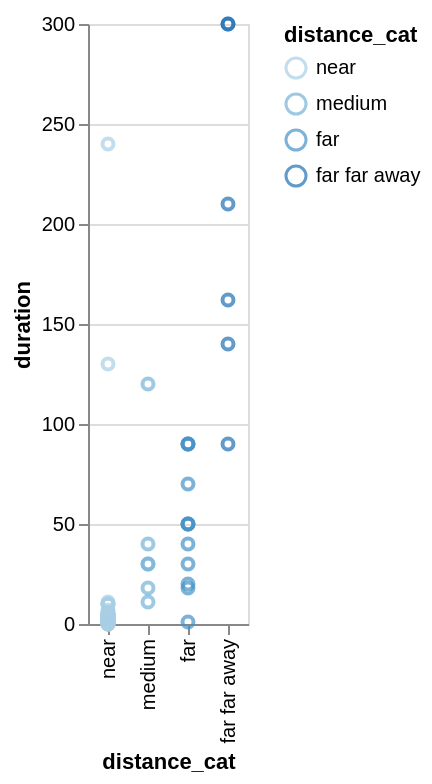

The code cell stored with this chart in its notebook:
### Markdown cell above
🚀 Exercise: Instead of using a nominal color channel use an ordered color scheme and visualize the ordered distance categories in a scatterplot in altair:

### Code cell
order = ["near", "medium", "far", "far far away"]

alt.Chart(df).mark_point().encode(
    alt.X('distance_cat:O', sort=order),
    alt.Y('duration:Q'),
    alt.Color('distance_cat:O',
              sort=order)
)

# i'm a bit confused if we should use alt.X('distance') here as well? would make more sense?

### Figure 1 — Vega-Lite specification as saved in the notebook (floating-point values rounded to 4 significant figures)
{"config": {"view": {"continuousWidth": 300, "continuousHeight": 300}}, "data": {"name": "data-2a39a3396e945408229b500160f3be72"}, "mark": {"type": "point"}, "encoding": {"color": {"field": "distance_cat", "sort": ["near", "medium", "far", "far far away"], "type": "ordinal"}, "x": {"field": "distance_cat", "sort": ["near", "medium", "far", "far far away"], "type": "ordinal"}, "y": {"field": "duration", "type": "quantitative"}}, "$schema": "https://vega.github.io/schema/vega-lite/v6.4.1.json", "datasets": {"data-2a39a3396e945408229b500160f3be72": [{"age": 20, "distance": 11.0, "transportation": "car", "duration": 11.0, "creative skills": 4, "languages": "german; english; romanian; italian", "hobbies": "Drawing", "distance_cat": "medium", "Creativity": "good"}, {"age": 21, "distance": 200.0, "transportation": "car", "duration": 140.0, "creative skills": 3, "languages": "german; english; polish", "hobbies": "work out", "distance_cat": "far far away", "Creativity": "medium"}, {"age": 23, "distance": 30.0, "transportation": "public transportation", "duration": 40.0, "creative skills": 4, "languages": "german; english; vietnamese", "hobbies": "crochet; gaming; sewing; reading; doom scrolling", "distance_cat": "far", "Creativity": "good"}, {"age": 19, "distance": 178.0, "transportation": "public transportation", "duration": 300.0, "creative skills": 4, "languages": "deutsch; englisch; spanisch", "hobbies": "Geschichte lernen", "distance_cat": "far far away", "Creativity": "good"}, {"age": 19, "distance": 0.0, "transportation": "public transportation", "duration": 130.0, "creative skills": 4, "languages": "german; italian; english", "hobbies": "listening to music", "distance_cat": "near", "Creativity": "good"}, {"age": 21, "distance": 44.0, "transportation": "public transportation", "duration": 90.0, "creative skills": 2, "languages": "german ; english ; french ; portuguese a1", "hobbies": "Zocken", "distance_cat": "far", "Creativity": "some"}, {"age": 20, "distance": 0.3, "transportation": "on foot", "duration": 1.0, "creative skills": 4, "languages": "german;english", "hobbies": "video games", "distance_cat": "near", "Creativity": "good"}, {"age": 18, "distance": 30.0, "transportation": "car", "duration": 30.0, "creative skills": 4, "languages": "deutsch; englisch", "hobbies": "Lesen", "distance_cat": "far", "Creativity": "good"}, {"age": 19, "distance": 10.5, "transportation": "public transportation", "duration": 18.0, "creative skills": 2, "languages": "spanish; german; english", "hobbies": "sleeping; watching series", "distance_cat": "medium", "Creativity": "some"}, {"age": 20, "distance": 0.55, "transportation": "public transportation", "duration": 7.0, "creative skills": 4, "languages": "german; english; programming languages", "hobbies": "Dancing", "distance_cat": "near", "Creativity": "good"}, {"age": 19, "distance": 202.0, "transportation": "public transportation", "duration": 90.0, "creative skills": 5, "languages": "spanish; english; german", "hobbies": "Riding horse; painting; playing piano; playing chess; playing Volleyball", "distance_cat": "far far away", "Creativity": "very good"}, {"age": 20, "distance": 345.0, "transportation": "car", "duration": 210.0, "creative skills": 2, "languages": "german; english", "hobbies": "Dancing", "distance_cat": "far far away", "Creativity": "some"}, {"age": 33, "distance": 221.0, "transportation": "car", "duration": 162.0, "creative skills": 4, "languages": "german; english; japanese", "hobbies": "Beeing Creative!", "distance_cat": "far far away", "Creativity": "good"}, {"age": 21, "distance": 0.0, "transportation": "on foot", "duration": 0.0, "creative skills": 4, "languages": "english; german; romanian; klingon", "hobbies": "Spaceships", "distance_cat": "near", "Creativity": "good"}, {"age": 20, "distance": 1.0, "transportation": "on foot", "duration": 10.0, "creative skills": 4, "languages": "german;english", "hobbies": "cooking", "distance_cat": "near", "Creativity": "good"}, {"age": 21, "distance": 1.0, "transportation": "on foot", "duration": 5.0, "creative skills": 4, "languages": "latin; english; german", "hobbies": "uni work", "distance_cat": "near", "Creativity": "good"}, {"age": 23, "distance": 0.0, "transportation": "on foot", "duration": 2.0, "creative skills": 4, "languages": "english, polish, spanish", "hobbies": "swimming ", "distance_cat": "near", "Creativity": "good"}, {"age": 22, "distance": 0.2, "transportation": "on foot", "duration": 5.0, "creative skills": 2, "languages": "arabic, english", "hobbies": "Playing volleyball ", "distance_cat": "near", "Creativity": "some"}, {"age": 20, "distance": 1.0, "transportation": "on foot", "duration": 3.0, "creative skills": 1, "languages": "german, english", "hobbies": "Reading ", "distance_cat": "near", "Creativity": "not really"}, {"age": 19, "distance": 0.0, "transportation": "on foot", "duration": 2.0, "creative skills": 3, "languages": "russian, uzbek, german, turkish, english", "hobbies": "Sleeping", "distance_cat": "near", "Creativity": "medium"}, {"age": 21, "distance": 0.0, "transportation": "on foot", "duration": 1.0, "creative skills": 5, "languages": "english, farzi, russian", "hobbies": "Swimming ", "distance_cat": "near", "Creativity": "very good"}, {"age": 20, "distance": 25.0, "transportation": "car", "duration": 18.0, "creative skills": 3, "languages": "english, german, hungarian", "hobbies": "Video games", "distance_cat": "far", "Creativity": "medium"}, {"age": 23, "distance": 3.0, "transportation": "on foot", "duration": 11.0, "creative skills": 3, "languages": "english, german", "hobbies": "Archery", "distance_cat": "near", "Creativity": "medium"}, {"age": 19, "distance": 0.0, "transportation": "on foot", "duration": 3.0, "creative skills": 3, "languages": "english, romanian, russian", "hobbies": "Driving car", "distance_cat": "near", "Creativity": "medium"}, {"age": 17, "distance": 0.0, "transportation": "on foot", "duration": 2.0, "creative skills": 5, "languages": "english, russian, latvian , german", "hobbies": "Drawing, cosplay, crocheting, coming up with stories, walking, listening to my favourite podcast", "distance_cat": "near", "Creativity": "very good"}, {"age": 20, "distance": 1.0, "transportation": "on foot", "duration": 4.0, "creative skills": 4, "languages": "german, english", "hobbies": "Gym, Volleyball, Gaming", "distance_cat": "near", "Creativity": "good"}, {"age": 21, "distance": 0.35, "transportation": "on foot", "duration": 3.0, "creative skills": 2, "languages": "german, english", "hobbies": "reading", "distance_cat": "near", "Creativity": "some"}, {"age": 20, "distance": 0.2, "transportation": "public transportation", "duration": 240.0, "creative skills": 1, "languages": "german, english", "hobbies": "horse riding, riding motorbike, gaming, sleeping", "distance_cat": "near", "Creativity": "not really"}, {"age": 20, "distance": 0.01, "transportation": "on foot", "duration": 0.3, "creative skills": 3, "languages": "albanian , english, german", "hobbies": "Basketball ", "distance_cat": "near", "Creativity": "medium"}, {"age": 19, "distance": 1.0, "transportation": "on foot", "duration": 5.0, "creative skills": 3, "languages": "german, english", "hobbies": "Reading", "distance_cat": "near", "Creativity": "medium"}, {"age": 19, "distance": 0.1, "transportation": "on foot", "duration": 0.5, "creative skills": 4, "languages": "russian, finnish, english, german", "hobbies": "Ice skating ", "distance_cat": "near", "Creativity": "good"}, {"age": 21, "distance": 42.0, "transportation": "public transportation", "duration": 90.0, "creative skills": 5, "languages": "german, english, turkish, spanish", "hobbies": "Playing Video Games", "distance_cat": "far", "Creativity": "very good"}, {"age": 22, "distance": 0.0, "transportation": "on foot", "duration": 1.0, "creative skills": 2, "languages": "german, english", "hobbies": "Cooking ", "distance_cat": "near", "Creativity": "some"}, {"age": 20, "distance": 1.0, "transportation": "on foot", "duration": 10.0, "creative skills": 1, "languages": "german, english", "hobbies": "Programming, Gaming, Running", "distance_cat": "near", "Creativity": "not really"}, {"age": 23, "distance": 20.0, "transportation": "public transportation", "duration": 30.0, "creative skills": 5, "languages": "german, english, spanish", "hobbies": "Skiing ⛷️ ", "distance_cat": "medium", "Creativity": "very good"}, {"age": 19, "distance": 0.0, "transportation": "on foot", "duration": 2.0, "creative skills": 5, "languages": "german, english, spanish, italian", "hobbies": "Reading", "distance_cat": "near", "Creativity": "very good"}, {"age": 18, "distance": 23.0, "transportation": "car", "duration": 20.0, "creative skills": 2, "languages": "english, latin, german", "hobbies": "Gaming", "distance_cat": "far", "Creativity": "some"}, {"age": 20, "distance": 0.3, "transportation": "car", "duration": 4.0, "creative skills": 5, "languages": "german, english", "hobbies": "gaming, anime", "distance_cat": "near", "Creativity": "very good"}, {"age": 19, "distance": 229.0, "transportation": "public transportation", "duration": 300.0, "creative skills": 3, "languages": "german, english, french, tagalog, russian", "hobbies": "Chess", "distance_cat": "far far away", "Creativity": "medium"}, {"age": 33, "distance": 17.0, "transportation": "public transportation", "duration": 120.0, "creative skills": 3, "languages": "urdu, punjabi, hindi, arabic, english, kashmiri", "hobbies": "Listen Music ", "distance_cat": "medium", "Creativity": "medium"}, {"age": 28, "distance": 17.0, "transportation": "public transportation", "duration": 30.0, "creative skills": 3, "languages": "english, hausa, pidgin english,", "hobbies": "football, watching football, movies and playing football", "distance_cat": "medium", "Creativity": "medium"}, {"age": 21, "distance": 25.0, "transportation": "public transportation", "duration": 90.0, "creative skills": 3, "languages": "kurdish, persian, english", "hobbies": "Reading", "distance_cat": "far", "Creativity": "medium"}, {"age": 18, "distance": 20.0, "transportation": "public transportation", "duration": 40.0, "creative skills": 4, "languages": "german, english, sinhala", "hobbies": "Photography", "distance_cat": "medium", "Creativity": "good"}, {"age": 19, "distance": 0.0, "transportation": "on foot", "duration": 2.0, "creative skills": 4, "languages": "hungarian, english, german", "hobbies": "cycling", "distance_cat": "near", "Creativity": "good"}, {"age": 24, "distance": 2.0, "transportation": "public transportation", "duration": 6.0, "creative skills": 4, "languages": "english, hindi, german", "hobbies": "Video Games", "distance_cat": "near", "Creativity": "good"}, {"age": 19, "distance": 0.0, "transportation": "on foot", "duration": 2.0, "creative skills": 3, "languages": "english, german", "hobbies": "Volleyball", "distance_cat": "near", "Creativity": "medium"}, {"age": 19, "distance": 0.0, "transportation": "on foot", "duration": 0.0, "creative skills": 3, "languages": "english, lithuanian, russian, german", "hobbies": "Reading", "distance_cat": "near", "Creativity": "medium"}, {"age": 23, "distance": 31.1, "transportation": "public transportation", "duration": 70.0, "creative skills": 3, "languages": "english, german, yoruba, french", "hobbies": "Baking", "distance_cat": "far", "Creativity": "medium"}, {"age": 20, "distance": 0.0, "transportation": "on foot", "duration": 1.0, "creative skills": 2, "languages": "german, english,  spanish", "hobbies": "Skiing", "distance_cat": "near", "Creativity": "some"}, {"age": 18, "distance": 0.2, "transportation": "on foot", "duration": 0.0, "creative skills": 2, "languages": "german, english, spanish, catalan", "hobbies": "Traveling", "distance_cat": "near", "Creativity": "some"}, {"age": 20, "distance": 3.0, "transportation": "car", "duration": 3.0, "creative skills": 3, "languages": "german, english", "hobbies": "Darts", "distance_cat": "near", "Creativity": "medium"}, {"age": 20, "distance": 0.08, "transportation": "on foot", "duration": 5.0, "creative skills": 3, "languages": "portuguese,english,spanish,  french", "hobbies": "doing sports!", "distance_cat": "near", "Creativity": "medium"}, {"age": 20, "distance": 4.0, "transportation": "car", "duration": 5.0, "creative skills": 3, "languages": "german, english", "hobbies": "reading", "distance_cat": "near", "Creativity": "medium"}, {"age": 21, "distance": 4.0, "transportation": "car", "duration": 5.0, "creative skills": 2, "languages": "german, english", "hobbies": "gym", "distance_cat": "near", "Creativity": "some"}, {"age": 19, "distance": 0.0, "transportation": "on foot", "duration": 1.0, "creative skills": 5, "languages": "english, hindi, urdu, bengali", "hobbies": "Vibecoding stuff", "distance_cat": "near", "Creativity": "very good"}, {"age": 18, "distance": 1.0, "transportation": "on foot", "duration": 5.0, "creative skills": 3, "languages": "english, georgian", "hobbies": "reading", "distance_cat": "near", "Creativity": "medium"}, {"age": 21, "distance": 0.2, "transportation": "on foot", "duration": 3.0, "creative skills": 4, "languages": "german,english", "hobbies": "lego(not actually lego)", "distance_cat": "near", "Creativity": "good"}, {"age": 22, "distance": 45.0, "transportation": "car", "duration": 50.0, "creative skills": 4, "languages": "german, english, norwegian", "hobbies": "Sewing", "distance_cat": "far", "Creativity": "good"}, {"age": 20, "distance": 0.2, "transportation": "on foot", "duration": 4.0, "creative skills": 3, "languages": "english", "hobbies": "Table Tennis", "distance_cat": "near", "Creativity": "medium"}, {"age": 21, "distance": 0.1, "transportation": "on foot", "duration": 3.0, "creative skills": 4, "languages": "english, turkish", "hobbies": "Photography", "distance_cat": "near", "Creativity": "good"}, {"age": 22, "distance": 45.0, "transportation": "car", "duration": 50.0, "creative skills": 4, "languages": "english,german,arabic", "hobbies": "Swimming,Biking,Bouldering,Dancing", "distance_cat": "far", "Creativity": "good"}, {"age": 20, "distance": 7.0, "transportation": "car", "duration": 10.0, "creative skills": 3, "languages": "german, english", "hobbies": "Art", "distance_cat": "near", "Creativity": "medium"}, {"age": 19, "distance": 0.05, "transportation": "on foot", "duration": 1.0, "creative skills": 5, "languages": "serbian, english, croatian, bosnian, montenegro, macedonian", "hobbies": "Gaming", "distance_cat": "near", "Creativity": "very good"}, {"age": 21, "distance": 0.1, "transportation": "on foot", "duration": 5.0, "creative skills": 3, "languages": "english, bulgarian, german", "hobbies": "Movies", "distance_cat": "near", "Creativity": "medium"}, {"age": 18, "distance": 0.0, "transportation": "on foot", "duration": 0.0, "creative skills": 5, "languages": "english, hindi, germanlearning", "hobbies": "Football, Reading", "distance_cat": "near", "Creativity": "very good"}, {"age": 24, "distance": 0.0, "transportation": "on foot", "duration": 0.0, "creative skills": 4, "languages": "russian,english,turkish,azerbaijani,german", "hobbies": "Reading Manga", "distance_cat": "near", "Creativity": "good"}, {"age": 20, "distance": 0.4, "transportation": "on foot", "duration": 10.0, "creative skills": 3, "languages": "german, english", "hobbies": "volleyball", "distance_cat": "near", "Creativity": "medium"}, {"age": 20, "distance": 30.0, "transportation": "public transportation", "duration": 50.0, "creative skills": 4, "languages": "englisch,  spanish", "hobbies": "Videogames", "distance_cat": "far", "Creativity": "good"}, {"age": 20, "distance": 0.1, "transportation": "on foot", "duration": 5.0, "creative skills": 4, "languages": "albanian, english", "hobbies": "playing the violin", "distance_cat": "near", "Creativity": "good"}, {"age": 19, "distance": 0.01, "transportation": "on foot", "duration": 3.0, "creative skills": 4, "languages": "serbian, english,  german", "hobbies": "painting", "distance_cat": "near", "Creativity": "good"}, {"age": 21, "distance": 3.0, "transportation": "car", "duration": 5.0, "creative skills": 3, "languages": "german,english", "hobbies": "working out", "distance_cat": "near", "Creativity": "medium"}, {"age": 19, "distance": 50.0, "transportation": "on foot", "duration": 1.0, "creative skills": 4, "languages": "serbian, croatian, bosnian, montenegrin, english    german", "hobbies": "football", "distance_cat": "far", "Creativity": "good"}]}}
